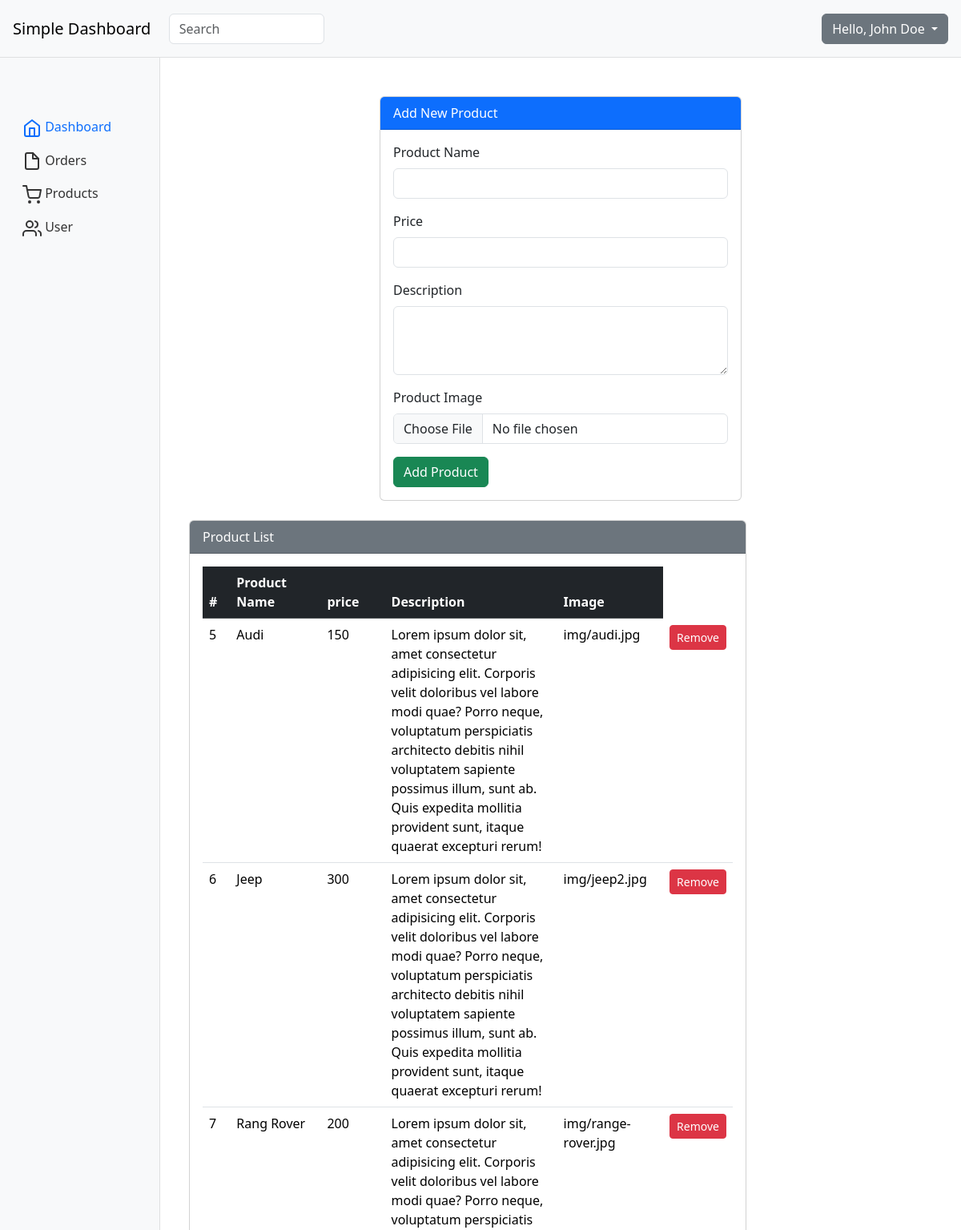
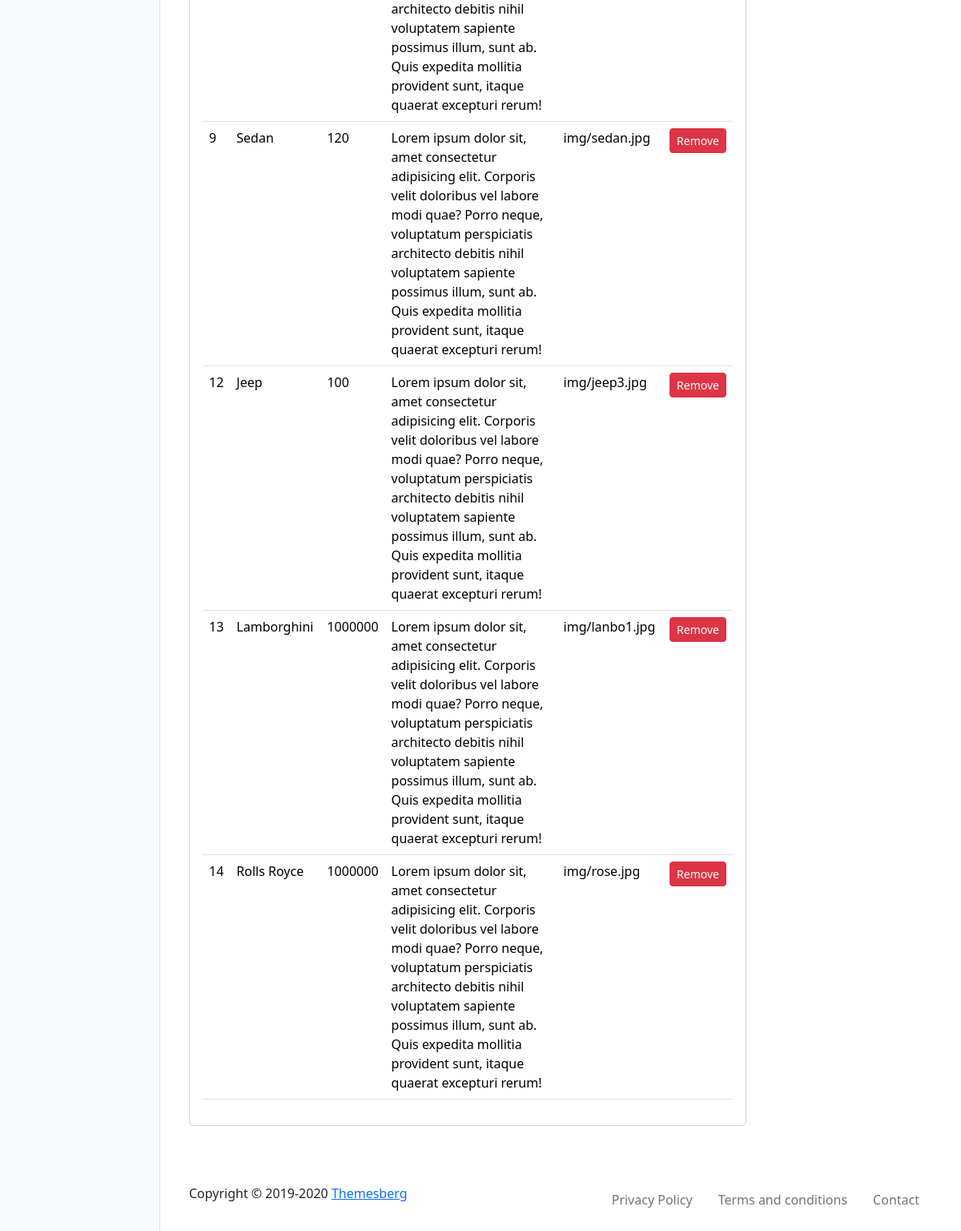
/addproduct.php, run on the app's committed database (2 pictures, top to bottom).
### tables this page shows
CREATE TABLE `products` (
  `id` int(11) NOT NULL,
  `name` varchar(50) NOT NULL,
  `price` float NOT NULL,
  `description` text NOT NULL,
  `image` varchar(100) NOT NULL
);

### dbcon.php (called while the page is built, shortened)
<?php
$servername = "localhost";
$username = "root";
$password = "";
$dbname = "car_shop";
$conn = new mysqli($servername, $username, $password, $dbname);
$products = $conn->query("SELECT * FROM products");
?>

### dashboard_req/addproducts.php (the view, shortened to what this page needs)
<!DOCTYPE html>
<html lang="en">
<head>
    <link rel="stylesheet" href="assets/css/bootstrap.min.css">
</head>
<body>
<?php
include("dbcon.php");
require "delete.php";
                    ?>
<div id="addProduct" class="row my-4 ">
                    <div class="col-md-6 mx-auto">
                        <div class="card">
                            <div class="card-header bg-primary text-white">
                                Add New Product
                            </div>
                            <div class="card-body">
                                <form method="POST" action="addproducts.php" enctype="multipart/form-data">
                                    <div class="mb-3">
                                        <label for="productName" class="form-label">Product Name</label>
                                        <input type="text" class="form-control" id="productName" name="productName" required>
                                    </div>
                                    <div class="mb-3">
                                        <label for="productPrice" class="form-label">Price</label>
                                        <input type="number" class="form-control" id="productPrice" name="productPrice" required>
                                    </div>
                                    <div class="mb-3">
                                        <label for="productDescription" class="form-label">Description</label>
                                        <textarea class="form-control" id="productDescription" name="productDescription" rows="3" required></textarea>
                                    </div>
                                    <div class="mb-3">
                                        <label for="productImage" class="form-label">Product Image</label>
                                        <input type="file" class="form-control" id="productImage" name="productImage" accept="image/*" required>
                                    </div>
                                    <button type="submit" name="addProduct" class="btn btn-success">Add Product</button>
                                </form>
                            </div>
                        </div>
                    </div>
                </div>
                <div id="productList" class="row my-4">
                    <div class="col ">
                        <div class="card w-75">
                            <div class="card-header bg-secondary text-white">
                                Product List
                            </div>
                            <div class="card-body">
                                <table class="table table-hover">
                                    <thead class="table-dark">
                                        <tr>
                                            <th>#</th>
                                            <th>Product Name</th>
                                            <th>price</th>
                                            <th>Description</th>
                                            <th>Image</th>
                                        </tr>
                                    </thead>
                                    <tbody>
                                        <?php if ($products->num_rows > 0): ?>
                                            <?php while ($product = $products->fetch_assoc()): ?>
                                                <tr>
                                                    <td><?= $product['id'] ?></td>
                                                    <td><?= $product['name'] ?></td>
                                                    <td><?= $product['price'] ?></td>
                                                    <td><?= $product['description'] ?></td>
                                                    <td><?= $product['image'] ?></td>
                                                    <td>
                                                        <a href="?delete=<?= $product['id'] ?>" class="btn btn-danger btn-sm">Remove</a>
                                                    </td>
                                                </tr>
                                            <?php endwhile; ?>
                                        <?php else: ?>
                                            <tr>
                                                <td colspan="5" class="text-center">No products found</td>
                                            </tr>
                                        <?php endif; ?>
                                    </tbody>
                                </table>
                            </div>
                        </div>
                    </div>
                </div>
</body>
</html>

### data on the page
products: id "5", name "Audi", price "150", description "Lorem ipsum dolor sit, amet consectetur adipisicing elit. Corporis velit doloribus vel labore modi quae? Porro neque, voluptatum perspiciatis architecto debitis nihil voluptatem sapiente possimus illum, sunt ab. Quis expedita mollitia provident sunt, itaque quaerat excepturi rerum!", image "img/audi.jpg"
products: id "6", name "Jeep", price "300", description "Lorem ipsum dolor sit, amet consectetur adipisicing elit. Corporis velit doloribus vel labore modi quae? Porro neque, voluptatum perspiciatis architecto debitis nihil voluptatem sapiente possimus illum, sunt ab. Quis expedita mollitia provident sunt, itaque quaerat excepturi rerum!", image "img/jeep2.jpg"
products: id "7", name "Rang Rover", price "200", description "Lorem ipsum dolor sit, amet consectetur adipisicing elit. Corporis velit doloribus vel labore modi quae? Porro neque, voluptatum perspiciatis architecto debitis nihil voluptatem sapiente possimus illum, sunt ab. Quis expedita mollitia provident sunt, itaque quaerat excepturi rerum!", image "img/range-rover.jpg"
products: id "9", name "Sedan", price "120", description "Lorem ipsum dolor sit, amet consectetur adipisicing elit. Corporis velit doloribus vel labore modi quae? Porro neque, voluptatum perspiciatis architecto debitis nihil voluptatem sapiente possimus illum, sunt ab. Quis expedita mollitia provident sunt, itaque quaerat excepturi rerum!", image "img/sedan.jpg"
products: id "12", name "Jeep", price "100", description "Lorem ipsum dolor sit, amet consectetur adipisicing elit. Corporis velit doloribus vel labore modi quae? Porro neque, voluptatum perspiciatis architecto debitis nihil voluptatem sapiente possimus illum, sunt ab. Quis expedita mollitia provident sunt, itaque quaerat excepturi rerum!", image "img/jeep3.jpg"
products: id "13", name "Lamborghini", price "1000000", description "Lorem ipsum dolor sit, amet consectetur adipisicing elit. Corporis velit doloribus vel labore modi quae? Porro neque, voluptatum perspiciatis architecto debitis nihil voluptatem sapiente possimus illum, sunt ab. Quis expedita mollitia provident sunt, itaque quaerat excepturi rerum!", image "img/lanbo1.jpg"
products: id "14", name "Rolls Royce", price "1000000", description "Lorem ipsum dolor sit, amet consectetur adipisicing elit. Corporis velit doloribus vel labore modi quae? Porro neque, voluptatum perspiciatis architecto debitis nihil voluptatem sapiente possimus illum, sunt ab. Quis expedita mollitia provident sunt, itaque quaerat excepturi rerum!", image "img/rose.jpg"
